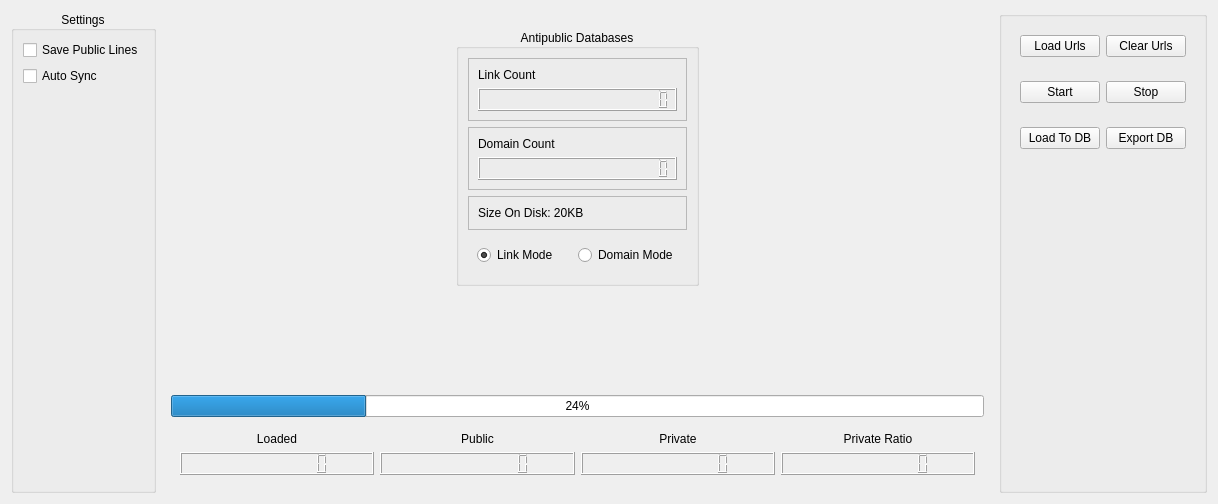
        <widget class="QWidget" name="tab">
         <attribute name="title">
          <string>AntiPublic</string>
         </attribute>
         <layout class="QHBoxLayout" name="horizontalLayout_25">
          <item>
           <widget class="QGroupBox" name="autoShellTypesGroup_2">
            <property name="title">
             <string>Settings</string>
            </property>
            <property name="alignment">
             <set>Qt::AlignCenter</set>
            </property>
            <layout class="QVBoxLayout" name="verticalLayout_33">
             <item>
              <widget class="QCheckBox" name="antipubSavePublic">
               <property name="text">
                <string>Save Public Lines</string>
               </property>
              </widget>
             </item>
             <item>
              <widget class="QCheckBox" name="antipubAutoSync">
               <property name="text">
                <string>Auto Sync</string>
               </property>
              </widget>
             </item>
             <item>
              <spacer name="verticalSpacer_13">
               <property name="orientation">
                <enum>Qt::Vertical</enum>
               </property>
               <property name="sizeHint" stdset="0">
                <size>
                 <width>20</width>
                 <height>40</height>
                </size>
               </property>
              </spacer>
             </item>
            </layout>
           </widget>
          </item>
          <item>
           <widget class="QWidget" name="widget_22" native="true">
            <layout class="QVBoxLayout" name="verticalLayout_39">
             <item>
              <widget class="QWidget" name="widget_17" native="true">
               <layout class="QHBoxLayout" name="horizontalLayout_21">
                <item>
                 <spacer name="horizontalSpacer">
                  <property name="orientation">
                   <enum>Qt::Horizontal</enum>
                  </property>
                  <property name="sizeType">
                   <enum>QSizePolicy::MinimumExpanding</enum>
                  </property>
                  <property name="sizeHint" stdset="0">
                   <size>
                    <width>276</width>
                    <height>20</height>
                   </size>
                  </property>
                 </spacer>
                </item>
                <item>
                 <widget class="QGroupBox" name="groupBox_8">
                  <property name="title">
                   <string>Antipublic Databases</string>
                  </property>
                  <property name="alignment">
                   <set>Qt::AlignCenter</set>
                  </property>
                  <layout class="QVBoxLayout" name="verticalLayout_37">
                   <item>
                    <widget class="QFrame" name="frame_7">
                     <property name="frameShape">
                      <enum>QFrame::StyledPanel</enum>
                     </property>
                     <property name="frameShadow">
                      <enum>QFrame::Raised</enum>
                     </property>
                     <layout class="QVBoxLayout" name="verticalLayout_34">
                      <item>
                       <widget class="QLabel" name="label_24">
                        <property name="text">
                         <string>Link Count</string>
                        </property>
                       </widget>
                      </item>
                      <item>
                       <widget class="QLCDNumber" name="antipubLinkCount">
                        <property name="digitCount">
                         <number>20</number>
                        </property>
                       </widget>
                      </item>
                     </layout>
                    </widget>
                   </item>
                   <item>
                    <widget class="QFrame" name="frame_8">
                     <property name="frameShape">
                      <enum>QFrame::StyledPanel</enum>
                     </property>
                     <property name="frameShadow">
                      <enum>QFrame::Raised</enum>
                     </property>
                     <layout class="QVBoxLayout" name="verticalLayout_35">
                      <item>
                       <widget class="QLabel" name="label_25">
                        <property name="text">
                         <string>Domain Count</string>
                        </property>
                       </widget>
                      </item>
                      <item>
                       <widget class="QLCDNumber" name="antipubDomainCount">
                        <property name="digitCount">
                         <number>20</number>
                        </property>
                       </widget>
                      </item>
                     </layout>
                    </widget>
                   </item>
                   <item>
                    <widget class="QFrame" name="frame_9">
                     <property name="frameShape">
                      <enum>QFrame::StyledPanel</enum>
                     </property>
                     <property name="frameShadow">
                      <enum>QFrame::Raised</enum>
                     </property>
                     <layout class="QVBoxLayout" name="verticalLayout_36">
                      <item>
                       <widget class="QLabel" name="antipubSizeOnDisk">
                        <property name="text">
                         <string>Size On Disk: 20KB</string>
                        </property>
                       </widget>
                      </item>
                     </layout>
                    </widget>
                   </item>
                   <item>
                    <widget class="QWidget" name="widget_18" native="true">
                     <layout class="QHBoxLayout" name="horizontalLayout_20">
                      <item>
                       <widget class="QRadioButton" name="antipubLinkMode">
                        <property name="text">
                         <string>Link Mode</string>
                        </property>
                        <property name="checked">
                         <bool>true</bool>
                        </property>
                       </widget>
                      </item>
                      <item>
                       <widget class="QRadioButton" name="antipubDomainMode">
                        <property name="text">
                         <string>Domain Mode</string>
                        </property>
                        <property name="checked">
                         <bool>false</bool>
                        </property>
                       </widget>
                      </item>
                     </layout>
                    </widget>
                   </item>
                  </layout>
                 </widget>
                </item>
                <item>
                 <spacer name="horizontalSpacer_2">
                  <property name="orientation">
                   <enum>Qt::Horizontal</enum>
                  </property>
                  <property name="sizeType">
                   <enum>QSizePolicy::MinimumExpanding</enum>
                  </property>
                  <property name="sizeHint" stdset="0">
                   <size>
                    <width>276</width>
                    <height>20</height>
                   </size>
                  </property>
                 </spacer>
                </item>
               </layout>
              </widget>
             </item>
             <item>
              <spacer name="verticalSpacer_4">
               <property name="orientation">
                <enum>Qt::Vertical</enum>
               </property>
               <property name="sizeHint" stdset="0">
                <size>
                 <width>20</width>
                 <height>94</height>
                </size>
               </property>
              </spacer>
             </item>
             <item>
              <widget class="QProgressBar" name="antipubProgress">
               <property name="value">
                <number>24</number>
               </property>
              </widget>
             </item>
             <item>
              <widget class="QWidget" name="widget_23" native="true">
               <layout class="QGridLayout" name="gridLayout_6">
                <item row="0" column="0">
                 <widget class="QLabel" name="label_26">
                  <property name="text">
                   <string>Loaded</string>
                  </property>
                  <property name="alignment">
                   <set>Qt::AlignCenter</set>
                  </property>
                 </widget>
                </item>
                <item row="0" column="1">
                 <widget class="QLabel" name="label_27">
                  <property name="text">
                   <string>Public</string>
                  </property>
                  <property name="alignment">
                   <set>Qt::AlignCenter</set>
                  </property>
                 </widget>
                </item>
                <item row="0" column="2">
                 <widget class="QLabel" name="label_28">
                  <property name="text">
                   <string>Private</string>
                  </property>
                  <property name="alignment">
                   <set>Qt::AlignCenter</set>
                  </property>
                 </widget>
                </item>
                <item row="0" column="3">
                 <widget class="QLabel" name="label_29">
                  <property name="text">
                   <string>Private Ratio</string>
                  </property>
                  <property name="alignment">
                   <set>Qt::AlignCenter</set>
                  </property>
                 </widget>
                </item>
                <item row="1" column="0">
                 <widget class="QLCDNumber" name="antipubLoaded">
                  <property name="digitCount">
                   <number>10</number>
                  </property>
                  <property name="intValue" stdset="0">
                   <number>0</number>
                  </property>
                 </widget>
                </item>
                <item row="1" column="1">
                 <widget class="QLCDNumber" name="antipubPublic">
                  <property name="digitCount">
                   <number>10</number>
                  </property>
                  <property name="intValue" stdset="0">
                   <number>0</number>
                  </property>
                 </widget>
                </item>
                <item row="1" column="2">
                 <widget class="QLCDNumber" name="antipubPrivate">
                  <property name="digitCount">
                   <number>10</number>
                  </property>
                  <property name="intValue" stdset="0">
                   <number>0</number>
                  </property>
                 </widget>
                </item>
                <item row="1" column="3">
                 <widget class="QLCDNumber" name="antipubPrivateRatio">
                  <property name="digitCount">
                   <number>10</number>
                  </property>
                  <property name="intValue" stdset="0">
                   <number>0</number>
                  </property>
                 </widget>
                </item>
               </layout>
              </widget>
             </item>
            </layout>
           </widget>
          </item>
          <item>
           <widget class="QGroupBox" name="autoShellTypesGroup_3">
            <property name="title">
             <string/>
            </property>
            <property name="alignment">
             <set>Qt::AlignCenter</set>
            </property>
            <layout class="QVBoxLayout" name="verticalLayout_38">
             <item>
              <widget class="QWidget" name="widget_19" native="true">
               <layout class="QHBoxLayout" name="horizontalLayout_22">
                <item>
                 <widget class="QPushButton" name="antipubLoadUrls">
                  <property name="text">
                   <string>Load Urls</string>
                  </property>
                 </widget>
                </item>
                <item>
                 <widget class="QPushButton" name="antipubClearUrls">
                  <property name="text">
                   <string>Clear Urls</string>
                  </property>
                 </widget>
                </item>
               </layout>
              </widget>
             </item>
             <item>
              <widget class="QWidget" name="widget_20" native="true">
               <layout class="QHBoxLayout" name="horizontalLayout_23">
                <item>
                 <widget class="QPushButton" name="antipubStart">
                  <property name="text">
                   <string>Start</string>
                  </property>
                 </widget>
                </item>
                <item>
                 <widget class="QPushButton" name="antipubStop">
                  <property name="text">
                   <string>Stop</string>
                  </property>
                 </widget>
                </item>
               </layout>
              </widget>
             </item>
             <item>
              <widget class="QWidget" name="widget_21" native="true">
               <layout class="QHBoxLayout" name="horizontalLayout_24">
                <item>
                 <widget class="QPushButton" name="antipubLoadToDB">
                  <property name="text">
                   <string>Load To DB</string>
                  </property>
                 </widget>
                </item>
                <item>
                 <widget class="QPushButton" name="antipubExportDB">
                  <property name="text">
                   <string>Export DB</string>
                  </property>
                 </widget>
                </item>
               </layout>
              </widget>
             </item>
             <item>
              <spacer name="verticalSpacer_14">
               <property name="orientation">
                <enum>Qt::Vertical</enum>
               </property>
               <property name="sizeHint" stdset="0">
                <size>
                 <width>20</width>
                 <height>40</height>
                </size>
               </property>
              </spacer>
             </item>
            </layout>
           </widget>
          </item>
         </layout>
        </widget>
